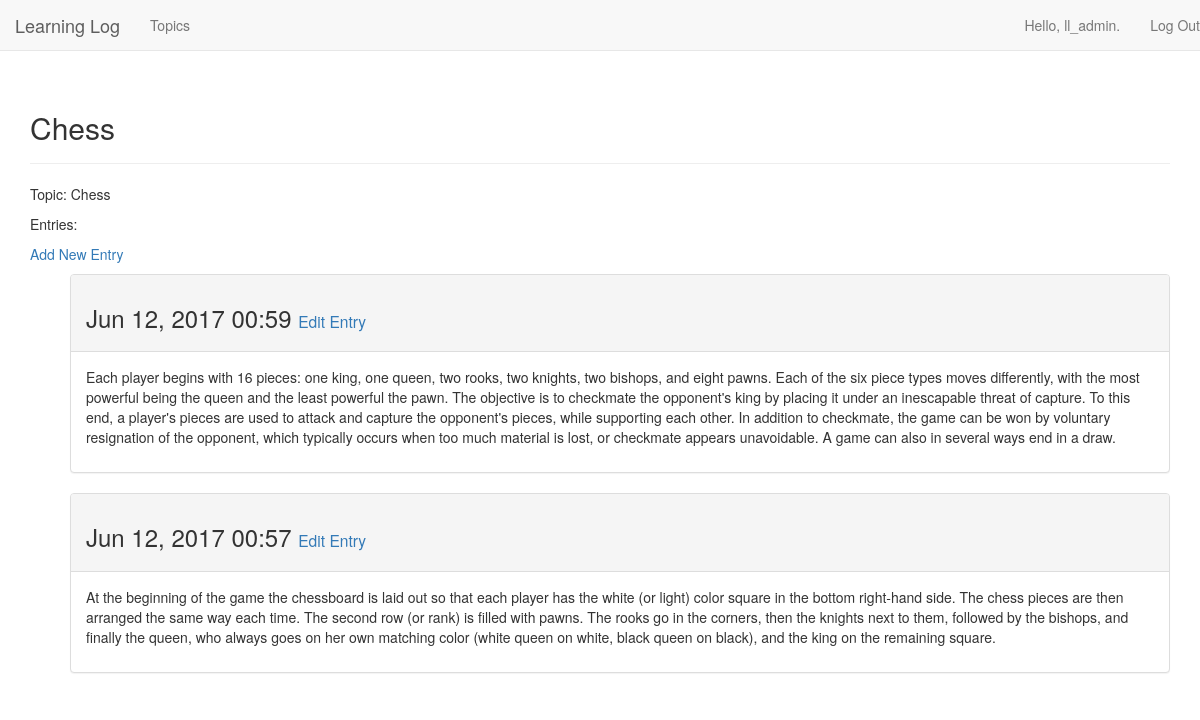
The page /topics/1/ (signed in) on the database its author committed.
### learning_logs/models.py (models this page shows)
class Topic(models.Model):
    text = models.CharField(max_length=200)
    date_added = models.DateTimeField(auto_now_add=True)
    owner = models.ForeignKey(User)
    def __str__(self):
        return self.text

class Entry(models.Model):
	topic = models.ForeignKey(Topic)
	text = models.TextField()
	date_added = models.DateTimeField(auto_now_add=True)

### learning_logs/views.py (the view)
# urls.py: url(r'^topics/(?P<topic_id>\d+)/$', views.topic, name='topic'),
@login_required
def topic(request, topic_id):
	topic = Topic.objects.get(id=topic_id)
	if topic.owner != request.user:
		raise Http404
	entries = topic.entry_set.order_by('-date_added')
	context = {'topic': topic, 'entries': entries}
	return render(request, 'learning_logs/topic.html', context)

### learning_logs/templates/learning_logs/topic.html
{% extends 'learning_logs/base.html' %}
{% block header %}
	<h2>{{ topic }}</h2>
{% endblock header %}
{% block content %}
	<p>Topic: {{ topic }}</p>
	<p>Entries:</p>
	<p>
		<a href="{% url 'learning_logs:new_entry' topic.id %}">Add New Entry</a>
	</p>
	<ul>
	{% for entry in entries %}
	  	<div class="panel panel-default">
	  		<div class="panel-heading">
	  			<h3>
	  				{{ entry.date_added|date:'M d, Y H:i' }}
	  				<small>
	  					<a href="{% url 'learning_logs:edit_entry' entry.id %}">Edit Entry</a>
					</small>
				</h3>
			</div>
			<div class="panel-body">
				{{ entry.text|linebreaks }}
			</div>
		</div>
	{% empty %}
		There are no entries for this topic yet.
	{% endfor %}
	</ul>
{% endblock content %}

### learning_logs/templates/learning_logs/base.html (shortened to what this page needs)
{% load bootstrap3 %}
<!DOCTYPE html>
<html lang="en">
	<head>
		{% bootstrap_css %}
	</head>
	<body>
		<nav class="navbar navbar-default navbar-static-top">
			<div class="contianer">
				<div class="navbar-header">
					<a class="navbar-brand" href="{% url 'learning_logs:index' %}">Learning Log</a>
				</div>
				<div id="navbar" class="navbar-collapse collapse">
					<ul class="nav navbar-nav">
						<li><a href="{% url 'learning_logs:topics' %}">Topics</a></li>
					</ul>
					<ul class="nav navbar-nav navbar-right">
						{% if user.is_authenticated %}
							<li><a>Hello, {{ user.username }}.</a></li>
							<li><a href="{% url 'users:logout' %}">Log Out</a></li>
						{% else %}
							<li><a href="{% url 'users:register' %}">Register</a></li>
							<li><a href="{% url 'users:login' %}">Log In</a></li>
						{% endif %}
					</ul>
				</div>
			</div>
		</nav>
		<div class="container">
			<div class="page-header">
				{% block header %}{% endblock header %}
			</div>
			<div>
				{% block content %}{% endblock content %}
			</div>
		</div>
	</body>
</html>

### rows shown on the page
Topic: text "Chess"
Entry: date_added "Jun 12, 2017 00:59", text "Each player begins with 16 pieces: one king, one queen, two rooks, two knights, two bishops, and eight pawns. Each of the six piece types moves differently, with the most powerful being the queen and the least powerful the pawn. The objective is to checkmate the opponent's king by placing it under an inescapable threat of capture. To this end, a player's pieces are used to attack and capture the opponent's pieces, while supporting each other. In addition to checkmate, the game can be won by voluntary resignation of the opponent, which typically occurs when too much material is lost, or checkmate appears unavoidable. A game can also in several ways end in a draw."
Entry: date_added "Jun 12, 2017 00:57", text "At the beginning of the game the chessboard is laid out so that each player has the white (or light) color square in the bottom right-hand side. The chess pieces are then arranged the same way each time. The second row (or rank) is filled with pawns. The rooks go in the corners, then the knights next to them, followed by the bishops, and finally the queen, who always goes on her own matching color (white queen on white, black queen on black), and the king on the remaining square."

### other values the page prints
{{ user.username }} "ll_admin"
